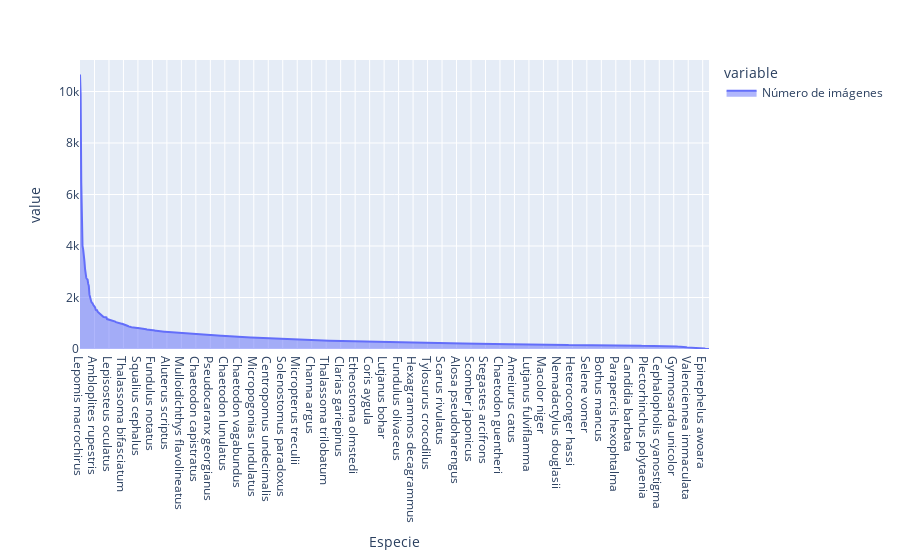

Source (notebook cell):
### Code cell
df_value_counts = df_1000_stratified['Specie'].value_counts()
df_value_counts = df_value_counts.reset_index()
df_value_counts.columns = ['Especie', 'Número de imágenes']
df_value_counts.set_index('Especie').plot(backend='plotly', kind='area')

### Figure 1 — Plotly figure (JSON) as saved in the notebook; plotly's stock layout.template omitted (floating-point values rounded to 4 significant figures; data arrays with more than 128 entries replaced by an {"elided": "..."} marker saying what was removed)
{"data": [{"hovertemplate": "variable=Número de imágenes<br>Especie=%{x}<br>value=%{y}<extra></extra>", "legendgroup": "Número de imágenes", "line": {"color": "#636efa"}, "mode": "lines", "name": "Número de imágenes", "orientation": "v", "showlegend": true, "stackgroup": "1", "type": "scatter", "x": {"elided": "1000 str values"}, "xaxis": "x", "y": {"elided": "1000 int values"}, "yaxis": "y"}], "layout": {"legend": {"title": {"text": "variable"}, "tracegroupgap": 0}, "margin": {"t": 60}, "xaxis": {"anchor": "y", "domain": [0, 1], "title": {"text": "Especie"}}, "yaxis": {"anchor": "x", "domain": [0, 1], "title": {"text": "value"}}}}
